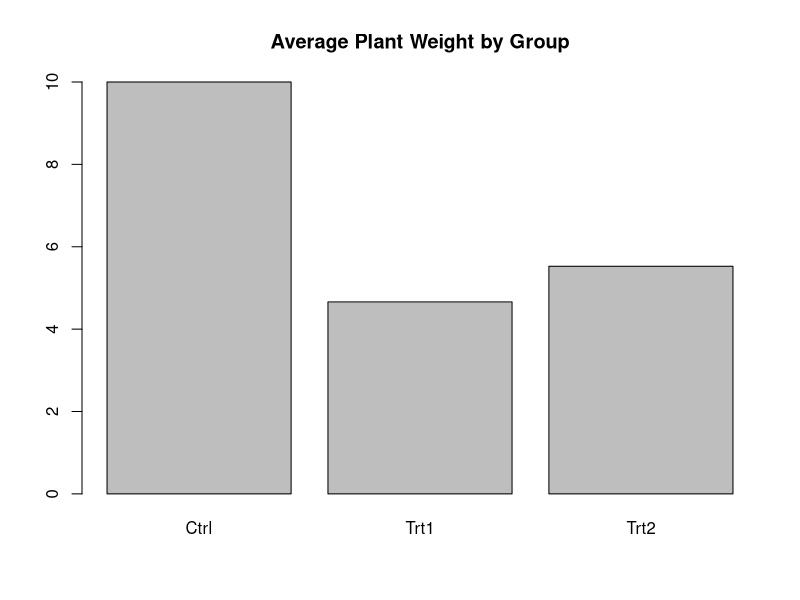

Generate this figure with R:
# Im not fully sure what I am doing but this sounded interesting

# LOAD DATASETS PACKAGES ###################################

library(datasets)  # Load/unload base packages manually

# LOAD A DATASET ################################################

plants <- PlantGrowth

# Maximum and Minimum values(Highest and Lowest)
max(plants$weight)
min(plants$weight)

# Mean, Median, and Mode values(Average, Middle, and Most Common)
mean(plants$weight)
median(plants$weight)
names(sort(-table(plants$weight)))[1]

# Shows the maximum weight that 75 percent of plants are under
quantile(plants$weight, c(0.75))
# Shows the maximum weight that 50 percent of plants are under
quantile(plants$weight, c(0.50))

# Holds the weight averages for the three groups
weightavg <- c(0,0,0)
# Holds the three group names
group <-c("Ctrl", "Trt1", "Trt2")

# Holds values for iteration, counts of how many entries, and total weight
i <- 1
con <- concount <- 0
t1 <- t1count <- 0
t2 <- t2count <- 0
# Loops through the plants table and calculate averages
for (x in plants$weight){
  # Checks the group each value belongs to and adds it to that groups total
  if (plants$group[i] == "ctrl"){
    con <- con + 10
    concount <- concount + 1
  }
  else if (plants$group[i] == "trt1"){
    t1 <- t1 + x
    t1count <- t1count + 1
  }
  else if (plants$group[i] == "trt2"){
    t2 <- t2 + x
    t2count <- t2count + 1
  }
  i <- i + 1
}
# Calculates the averages and adds them to the weight average vector
weightavg[1] <- (con/concount)
weightavg[2] <- (t1/t1count)
weightavg[3] <- (t2/t2count)

# Makes a bar chart for the average plant weight in the three groups
barplot(weightavg, names.arg = group, main="Average Plant Weight by Group")
